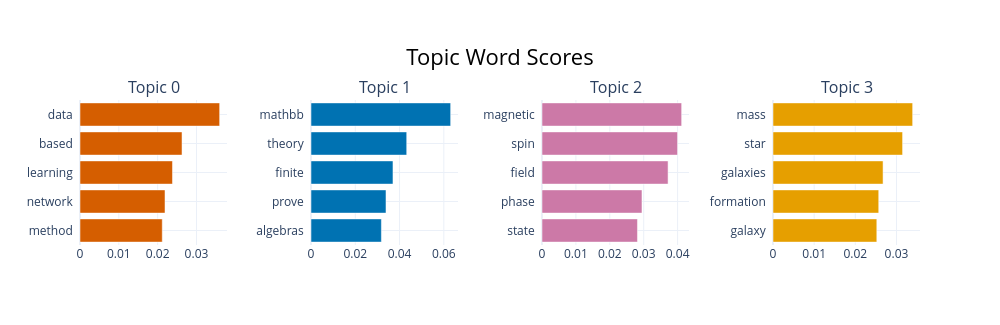

Notebook cell for this chart:
### Code cell
best_bertopic_model.visualize_barchart()

### Figure 1 — Plotly figure (JSON) as saved in the notebook; plotly's stock layout.template omitted (floating-point values rounded to 4 significant figures)
{"data": [{"marker": {"color": "#D55E00"}, "orientation": "h", "x": [0.02118, 0.02189, 0.02381, 0.02627, 0.03596], "y": ["method  ", "network  ", "learning  ", "based  ", "data  "], "type": "bar", "xaxis": "x", "yaxis": "y"}, {"marker": {"color": "#0072B2"}, "orientation": "h", "x": [0.03179, 0.03387, 0.03703, 0.04323, 0.06308], "y": ["algebras  ", "prove  ", "finite  ", "theory  ", "mathbb  "], "type": "bar", "xaxis": "x2", "yaxis": "y2"}, {"marker": {"color": "#CC79A7"}, "orientation": "h", "x": [0.02816, 0.02949, 0.03719, 0.03998, 0.04119], "y": ["state  ", "phase  ", "field  ", "spin  ", "magnetic  "], "type": "bar", "xaxis": "x3", "yaxis": "y3"}, {"marker": {"color": "#E69F00"}, "orientation": "h", "x": [0.02522, 0.02569, 0.02674, 0.03149, 0.03393], "y": ["galaxy  ", "formation  ", "galaxies  ", "star  ", "mass  "], "type": "bar", "xaxis": "x4", "yaxis": "y4"}], "layout": {"xaxis": {"anchor": "y", "domain": [0.0, 0.175], "showgrid": true}, "yaxis": {"anchor": "x", "domain": [0.0, 1.0], "showgrid": true}, "xaxis2": {"anchor": "y2", "domain": [0.275, 0.45], "showgrid": true}, "yaxis2": {"anchor": "x2", "domain": [0.0, 1.0], "showgrid": true}, "xaxis3": {"anchor": "y3", "domain": [0.55, 0.725], "showgrid": true}, "yaxis3": {"anchor": "x3", "domain": [0.0, 1.0], "showgrid": true}, "xaxis4": {"anchor": "y4", "domain": [0.825, 1.0], "showgrid": true}, "yaxis4": {"anchor": "x4", "domain": [0.0, 1.0], "showgrid": true}, "annotations": [{"font": {"size": 16}, "showarrow": false, "text": "Topic 0", "x": 0.0875, "xanchor": "center", "xref": "paper", "y": 1.0, "yanchor": "bottom", "yref": "paper"}, {"font": {"size": 16}, "showarrow": false, "text": "Topic 1", "x": 0.3625, "xanchor": "center", "xref": "paper", "y": 1.0, "yanchor": "bottom", "yref": "paper"}, {"font": {"size": 16}, "showarrow": false, "text": "Topic 2", "x": 0.6375, "xanchor": "center", "xref": "paper", "y": 1.0, "yanchor": "bottom", "yref": "paper"}, {"font": {"size": 16}, "showarrow": false, "text": "Topic 3", "x": 0.9125, "xanchor": "center", "xref": "paper", "y": 1.0, "yanchor": "bottom", "yref": "paper"}], "title": {"font": {"size": 22, "color": "Black"}, "text": "Topic Word Scores", "x": 0.5, "xanchor": "center", "yanchor": "top"}, "hoverlabel": {"font": {"size": 16, "family": "Rockwell"}, "bgcolor": "white"}, "showlegend": false, "width": 1000, "height": 325.0}}
